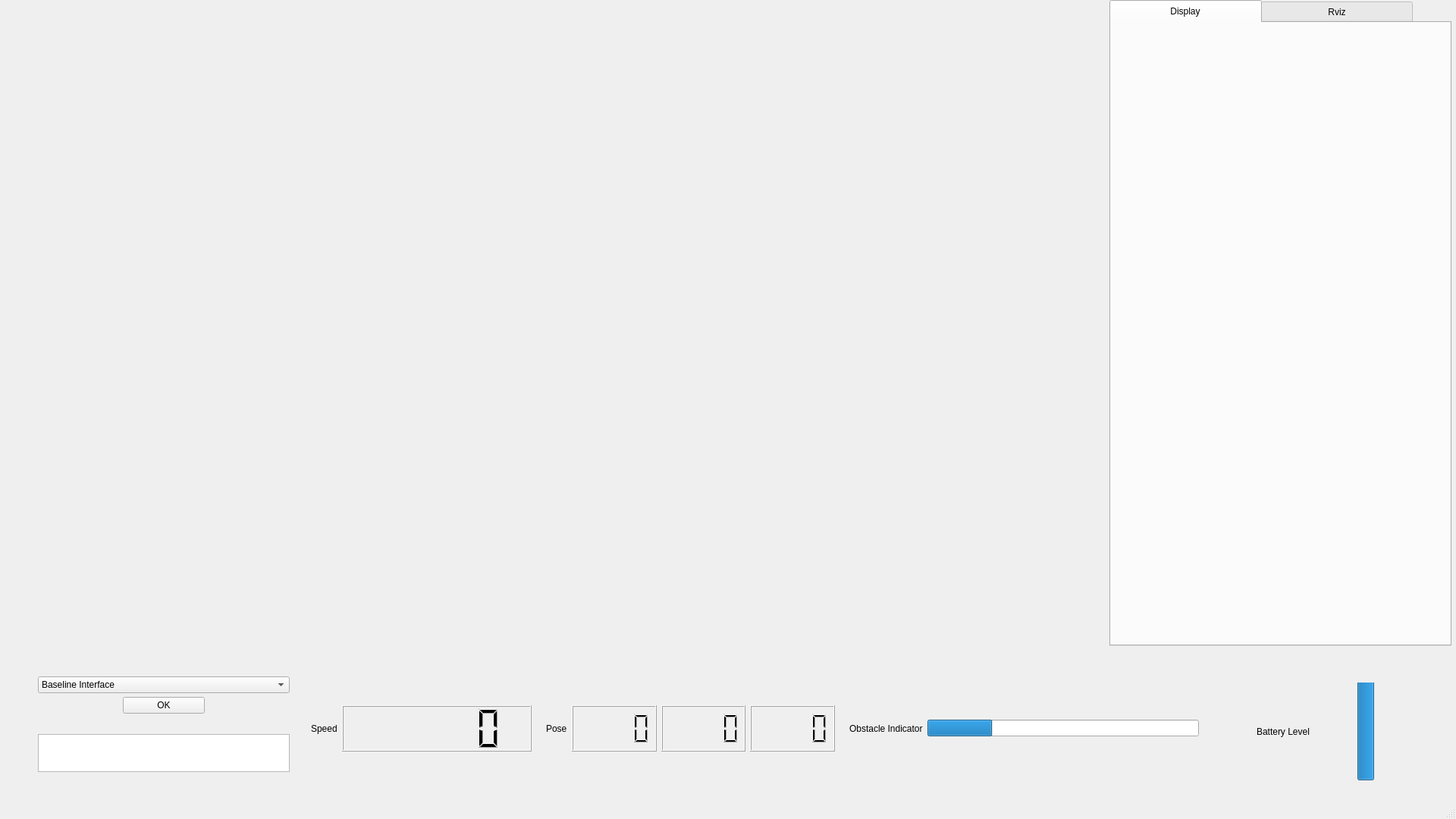
<?xml version="1.0" encoding="UTF-8"?>
<ui version="4.0">
 <class>MainWindowDesign</class>
 <widget class="QMainWindow" name="MainWindowDesign">
  <property name="geometry">
   <rect>
    <x>0</x>
    <y>0</y>
    <width>1920</width>
    <height>1080</height>
   </rect>
  </property>
  <property name="windowTitle">
   <string>TRINA 2 Navigation GUI</string>
  </property>
  <property name="windowIcon">
   <iconset>
    <normaloff>:/images/icon.png</normaloff>:/images/icon.png</iconset>
  </property>
  <property name="locale">
   <locale language="English" country="Australia"/>
  </property>
  <widget class="QWidget" name="centralwidget">
   <widget class="QWidget" name="layoutWidget">
    <property name="geometry">
     <rect>
      <x>410</x>
      <y>930</y>
      <width>291</width>
      <height>61</height>
     </rect>
    </property>
    <layout class="QHBoxLayout" name="speedHorizontalLayout">
     <item>
      <widget class="QLabel" name="speedLabel">
       <property name="sizePolicy">
        <sizepolicy hsizetype="Maximum" vsizetype="Preferred">
         <horstretch>0</horstretch>
         <verstretch>0</verstretch>
        </sizepolicy>
       </property>
       <property name="text">
        <string>Speed</string>
       </property>
      </widget>
     </item>
     <item>
      <widget class="QLCDNumber" name="speedNumber">
       <property name="smallDecimalPoint">
        <bool>true</bool>
       </property>
      </widget>
     </item>
    </layout>
   </widget>
   <widget class="QWidget" name="layoutWidget">
    <property name="geometry">
     <rect>
      <x>720</x>
      <y>930</y>
      <width>381</width>
      <height>61</height>
     </rect>
    </property>
    <layout class="QHBoxLayout" name="poseHorizontalLayout">
     <item>
      <widget class="QLabel" name="poseLabel">
       <property name="sizePolicy">
        <sizepolicy hsizetype="Maximum" vsizetype="Preferred">
         <horstretch>0</horstretch>
         <verstretch>0</verstretch>
        </sizepolicy>
       </property>
       <property name="text">
        <string>Pose</string>
       </property>
      </widget>
     </item>
     <item>
      <widget class="QLCDNumber" name="xNumber">
       <property name="smallDecimalPoint">
        <bool>true</bool>
       </property>
       <property name="digitCount">
        <number>4</number>
       </property>
      </widget>
     </item>
     <item>
      <widget class="QLCDNumber" name="yNumber">
       <property name="smallDecimalPoint">
        <bool>true</bool>
       </property>
       <property name="digitCount">
        <number>4</number>
       </property>
      </widget>
     </item>
     <item>
      <widget class="QLCDNumber" name="yawNumber">
       <property name="smallDecimalPoint">
        <bool>true</bool>
       </property>
       <property name="digitCount">
        <number>4</number>
       </property>
      </widget>
     </item>
    </layout>
   </widget>
   <widget class="QWidget" name="layoutWidget">
    <property name="geometry">
     <rect>
      <x>1120</x>
      <y>930</y>
      <width>461</width>
      <height>61</height>
     </rect>
    </property>
    <layout class="QHBoxLayout" name="obstacleHorizontalLayout">
     <item>
      <widget class="QLabel" name="obstacleLabel">
       <property name="sizePolicy">
        <sizepolicy hsizetype="Maximum" vsizetype="Preferred">
         <horstretch>0</horstretch>
         <verstretch>0</verstretch>
        </sizepolicy>
       </property>
       <property name="text">
        <string>Obstacle Indicator</string>
       </property>
      </widget>
     </item>
     <item>
      <widget class="QProgressBar" name="obstacleIndicatorBar">
       <property name="value">
        <number>24</number>
       </property>
       <property name="textVisible">
        <bool>false</bool>
       </property>
      </widget>
     </item>
    </layout>
   </widget>
   <widget class="QWidget" name="layoutWidget">
    <property name="geometry">
     <rect>
      <x>1600</x>
      <y>900</y>
      <width>271</width>
      <height>129</height>
     </rect>
    </property>
    <layout class="QHBoxLayout" name="batteryHorizontalLayout">
     <item>
      <widget class="QLabel" name="batteryLabel">
       <property name="sizePolicy">
        <sizepolicy hsizetype="Maximum" vsizetype="Preferred">
         <horstretch>0</horstretch>
         <verstretch>0</verstretch>
        </sizepolicy>
       </property>
       <property name="text">
        <string>Battery Level</string>
       </property>
      </widget>
     </item>
     <item>
      <widget class="QProgressBar" name="batteryLevelBar">
       <property name="value">
        <number>100</number>
       </property>
       <property name="textVisible">
        <bool>false</bool>
       </property>
       <property name="orientation">
        <enum>Qt::Vertical</enum>
       </property>
      </widget>
     </item>
    </layout>
   </widget>
   <widget class="QLabel" name="interfaceWideLabel">
    <property name="geometry">
     <rect>
      <x>0</x>
      <y>30</y>
      <width>1920</width>
      <height>822</height>
     </rect>
    </property>
    <property name="text">
     <string/>
    </property>
   </widget>
   <widget class="QWidget" name="layoutWidget">
    <property name="geometry">
     <rect>
      <x>50</x>
      <y>870</y>
      <width>332</width>
      <height>170</height>
     </rect>
    </property>
    <layout class="QVBoxLayout" name="verticalLayout">
     <property name="spacing">
      <number>5</number>
     </property>
     <item>
      <layout class="QVBoxLayout" name="interfaceVerticalLayout">
       <item>
        <widget class="QComboBox" name="interfaceBox">
         <property name="sizePolicy">
          <sizepolicy hsizetype="Preferred" vsizetype="Maximum">
           <horstretch>0</horstretch>
           <verstretch>0</verstretch>
          </sizepolicy>
         </property>
         <property name="editable">
          <bool>false</bool>
         </property>
         <property name="currentIndex">
          <number>0</number>
         </property>
         <item>
          <property name="text">
           <string>Baseline Interface</string>
          </property>
         </item>
         <item>
          <property name="text">
           <string>Wider View Interface</string>
          </property>
         </item>
         <item>
          <property name="text">
           <string>Driving Interface</string>
          </property>
         </item>
        </widget>
       </item>
       <item>
        <layout class="QHBoxLayout" name="horizontalLayout_2">
         <item>
          <widget class="QLabel" name="label_filler2">
           <property name="sizePolicy">
            <sizepolicy hsizetype="Minimum" vsizetype="Maximum">
             <horstretch>0</horstretch>
             <verstretch>0</verstretch>
            </sizepolicy>
           </property>
           <property name="text">
            <string/>
           </property>
          </widget>
         </item>
         <item>
          <widget class="QPushButton" name="okButton">
           <property name="sizePolicy">
            <sizepolicy hsizetype="Minimum" vsizetype="Maximum">
             <horstretch>0</horstretch>
             <verstretch>0</verstretch>
            </sizepolicy>
           </property>
           <property name="text">
            <string>OK</string>
           </property>
          </widget>
         </item>
         <item>
          <widget class="QLabel" name="label_filler">
           <property name="sizePolicy">
            <sizepolicy hsizetype="Minimum" vsizetype="Maximum">
             <horstretch>0</horstretch>
             <verstretch>0</verstretch>
            </sizepolicy>
           </property>
           <property name="text">
            <string/>
           </property>
          </widget>
         </item>
        </layout>
       </item>
      </layout>
     </item>
     <item>
      <widget class="QListView" name="view_logging">
       <property name="sizePolicy">
        <sizepolicy hsizetype="Minimum" vsizetype="Minimum">
         <horstretch>0</horstretch>
         <verstretch>0</verstretch>
        </sizepolicy>
       </property>
       <property name="minimumSize">
        <size>
         <width>330</width>
         <height>50</height>
        </size>
       </property>
       <property name="maximumSize">
        <size>
         <width>500</width>
         <height>50</height>
        </size>
       </property>
      </widget>
     </item>
    </layout>
   </widget>
   <widget class="QLabel" name="interfaceLabel">
    <property name="geometry">
     <rect>
      <x>0</x>
      <y>30</y>
      <width>1463</width>
      <height>822</height>
     </rect>
    </property>
    <property name="text">
     <string/>
    </property>
   </widget>
   <widget class="QTabWidget" name="rvizTab">
    <property name="geometry">
     <rect>
      <x>1463</x>
      <y>0</y>
      <width>451</width>
      <height>852</height>
     </rect>
    </property>
    <property name="minimumSize">
     <size>
      <width>451</width>
      <height>0</height>
     </size>
    </property>
    <property name="autoFillBackground">
     <bool>false</bool>
    </property>
    <property name="styleSheet">
     <string notr="true">QTabBar::tab { height: 30px; width: 200px; }</string>
    </property>
    <property name="tabPosition">
     <enum>QTabWidget::North</enum>
    </property>
    <property name="tabShape">
     <enum>QTabWidget::Rounded</enum>
    </property>
    <property name="currentIndex">
     <number>0</number>
    </property>
    <property name="iconSize">
     <size>
      <width>16</width>
      <height>16</height>
     </size>
    </property>
    <widget class="QWidget" name="rviz_display_tab">
     <property name="styleSheet">
      <string notr="true"/>
     </property>
     <attribute name="title">
      <string>Display</string>
     </attribute>
     <widget class="QWidget" name="verticalLayoutWidget">
      <property name="geometry">
       <rect>
        <x>-10</x>
        <y>-10</y>
        <width>461</width>
        <height>841</height>
       </rect>
      </property>
      <layout class="QVBoxLayout" name="rvizLayout"/>
     </widget>
    </widget>
    <widget class="QWidget" name="rviz_rviz_tab">
     <attribute name="title">
      <string>Rviz</string>
     </attribute>
     <widget class="QTreeWidget" name="rvizTree">
      <property name="geometry">
       <rect>
        <x>0</x>
        <y>0</y>
        <width>441</width>
        <height>791</height>
       </rect>
      </property>
      <column>
       <property name="text">
        <string>Topics</string>
       </property>
      </column>
     </widget>
    </widget>
   </widget>
   <zorder>interfaceWideLabel</zorder>
   <zorder>interfaceLabel</zorder>
   <zorder>layoutWidget</zorder>
   <zorder>layoutWidget</zorder>
   <zorder>layoutWidget</zorder>
   <zorder>layoutWidget</zorder>
   <zorder>layoutWidget</zorder>
   <zorder>rvizTab</zorder>
  </widget>
  <widget class="QStatusBar" name="statusbar"/>
  <action name="action_Quit">
   <property name="text">
    <string>&amp;Quit</string>
   </property>
   <property name="shortcut">
    <string>Ctrl+Q</string>
   </property>
   <property name="shortcutContext">
    <enum>Qt::ApplicationShortcut</enum>
   </property>
  </action>
  <action name="action_Preferences">
   <property name="text">
    <string>&amp;Preferences</string>
   </property>
  </action>
  <action name="actionAbout">
   <property name="text">
    <string>&amp;About</string>
   </property>
  </action>
  <action name="actionAbout_Qt">
   <property name="text">
    <string>About &amp;Qt</string>
   </property>
  </action>
 </widget>
 <resources/>
 <connections>
  <connection>
   <sender>action_Quit</sender>
   <signal>triggered()</signal>
   <receiver>MainWindowDesign</receiver>
   <slot>close()</slot>
   <hints>
    <hint type="sourcelabel">
     <x>-1</x>
     <y>-1</y>
    </hint>
    <hint type="destinationlabel">
     <x>399</x>
     <y>299</y>
    </hint>
   </hints>
  </connection>
 </connections>
</ui>
